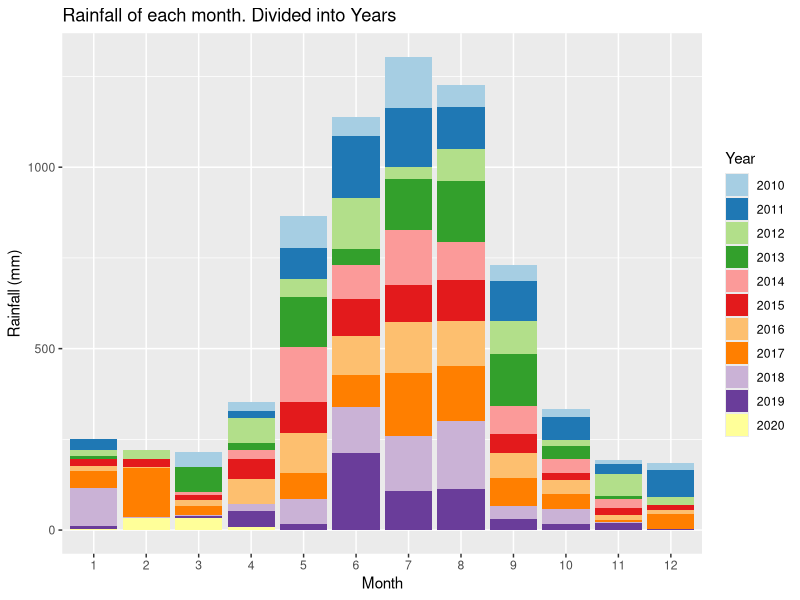
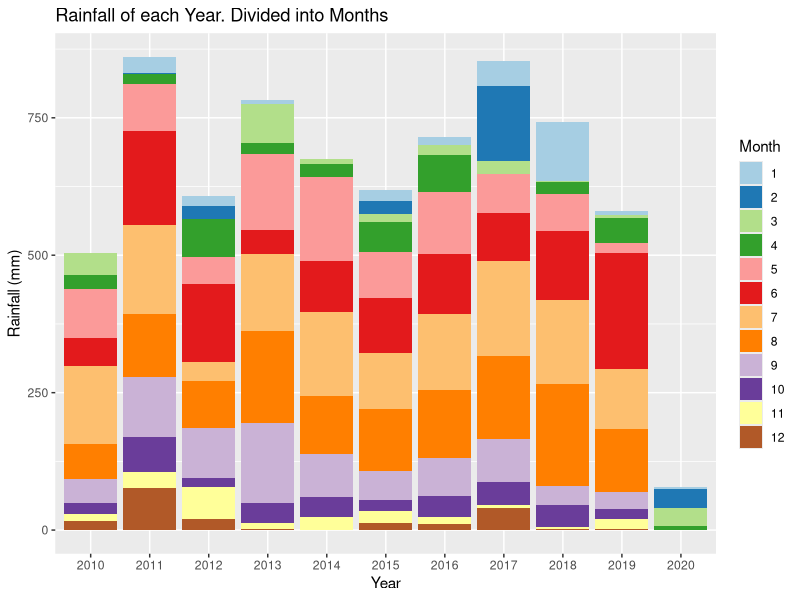
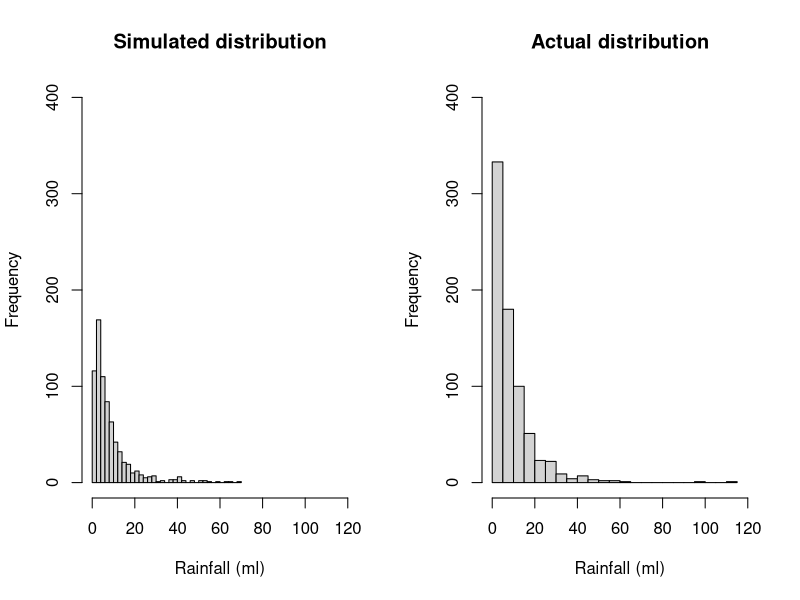
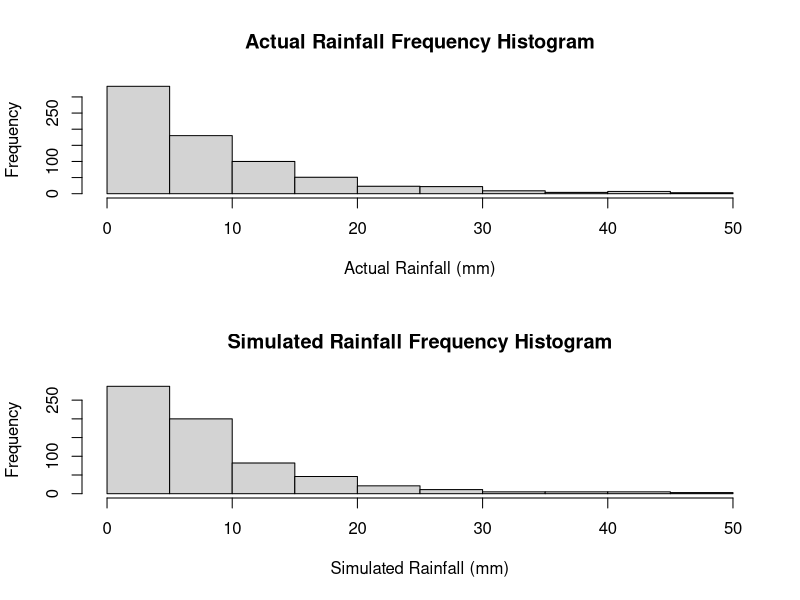
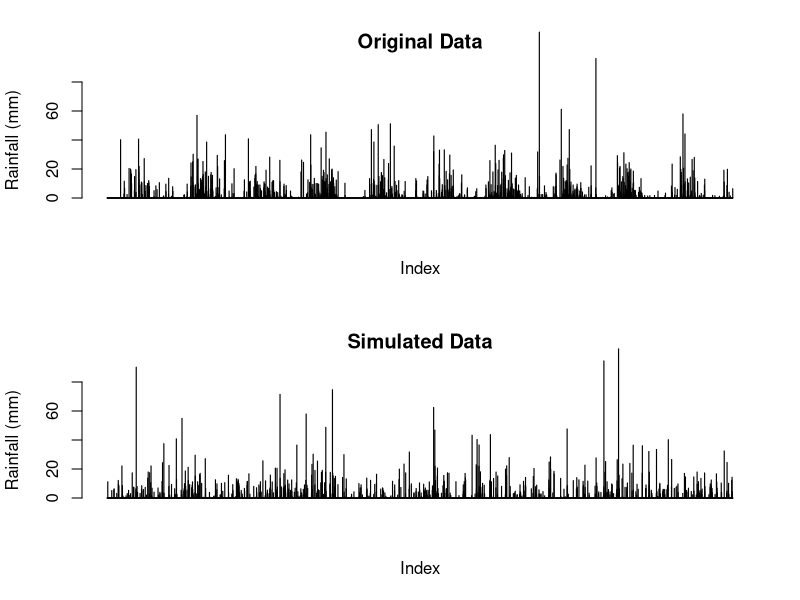
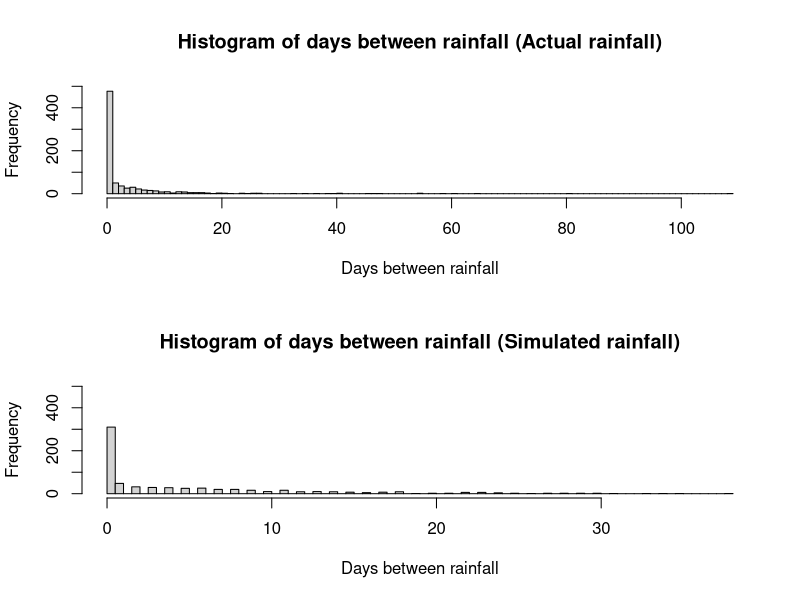
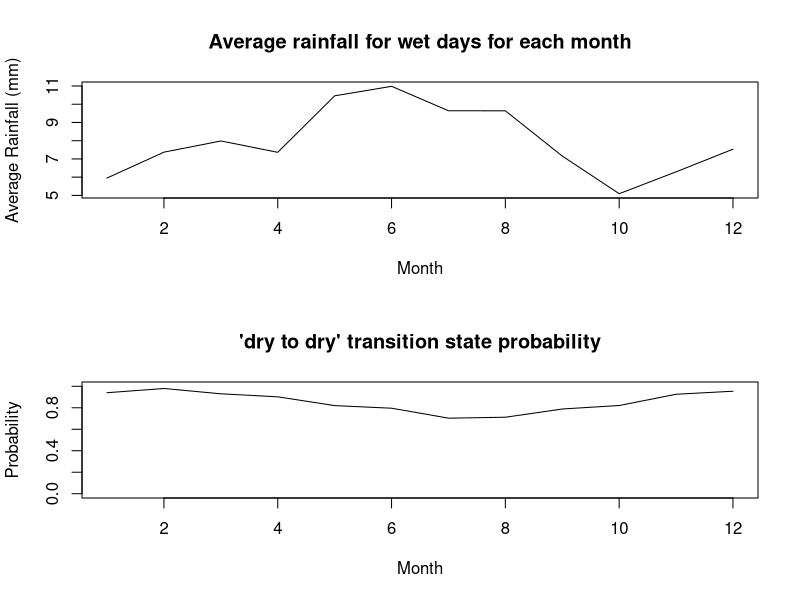
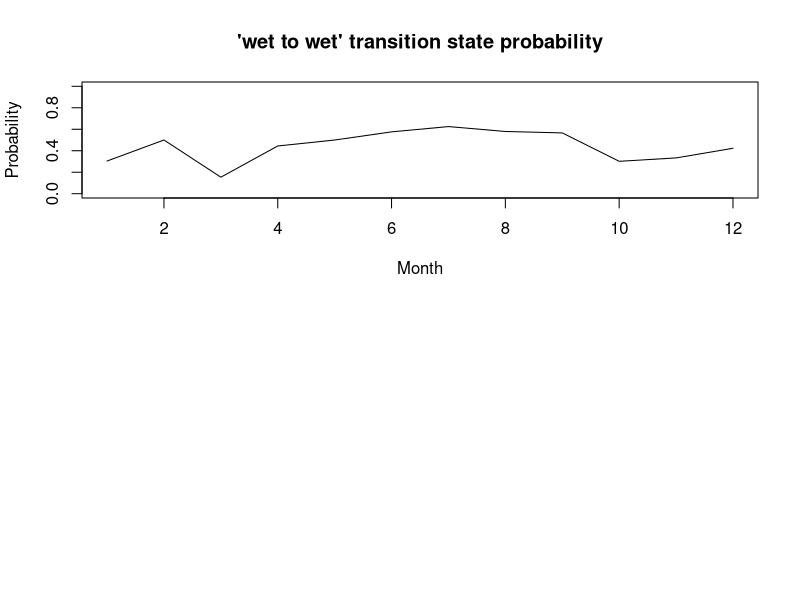

Recreate these plots in R, in order. (Note: this script raises an error after producing the figures.)
## ---- chunk 1
knitr::opts_chunk$set(echo = TRUE)
## ---- chunk 2
# Reading in the data from the csv file
data <-  read.csv("IDCJAC0009_009225_1800_Data.csv")
weather_data <- data
weather_data <- weather_data[which(is.na(weather_data$Rainfall.amount..millimetres.) == FALSE),] # excluding rows with no rainfall record made 
## ---- chunk 3
weather_data$date <- do.call(paste, c(weather_data[c("Day", "Month", "Year")], sep = "-")) # creating a column that contains the date for easy indentification
## ---- chunk 4
# function to categorise day as either 'wet' or 'dry' for the Markov Chain functions
state <- function(x){
  stateList <- c()
  for(ii in 1:length(x)){
    if(x[ii] < 1){
      stateList <- c(stateList, "dry")
    }
    if(x[ii] >= 1){
      stateList <- c(stateList, "wet")
    }
  }
  return(stateList)
}
weather_data$state <- state(weather_data$Rainfall.amount..millimetres.)
## ---- chunk 5
head(weather_data[,c('Rainfall.amount..millimetres.','state')], 10)
## ---- chunk 6
# function establishing Markov Chain transition state. Establishing the relationship between the rainfall of a given day and the day before it.
transitionState <- function(x){
  transitionStateList <- c('') #can't find transition state of first observation
  for(i in 2:length(x)){
    if(x[i] == "dry"){
      if (x[i-1] == "dry"){
        transitionStateList <- c(transitionStateList, "DryToDry")
      }
      else {
        transitionStateList <- c(transitionStateList, "WetToDry")
      }
    }
    if(x[i] == "wet"){
      if (x[i-1] == "dry"){
        transitionStateList <- c(transitionStateList, "DryToWet")
      }
      else {
        transitionStateList <- c(transitionStateList, "WetToWet")
      }
    }
  }
  return(transitionStateList)
}
weather_data$transitionState <- transitionState(weather_data$state)
## ---- chunk 7
head(weather_data[,c('Rainfall.amount..millimetres.','state', 'transitionState')], 10)
## ---- chunk 8
train_data <- subset(weather_data, Year >= 2010) # only look at the most recent, relevant data.
library(ggplot2)
library(RColorBrewer)

# explorative plots investigating the distribution of rainfall across months and years

# Plotting the rainfall data (grouped by years and months)
# Distribution of rainfall by month (segmented by year)
ggplot(train_data, aes(x = factor(Month), y = Rainfall.amount..millimetres., fill = factor(Year))) + 
  geom_bar(stat = "identity") + 
  scale_fill_brewer(palette = "Paired") + 
  xlab("Month")+
  ylab("Rainfall (mm)")+
  labs(fill = "Year")+
  ggtitle("Rainfall of each month. Divided into Years")
# There does appear to be a rough distribution of rainfall by month. Most years May, June, July, August, and September (month 5-9) have the most rain. There are outliers

ggplot(train_data, aes(x = factor(Year), y = Rainfall.amount..millimetres., fill = factor(Month))) + 
  geom_bar(stat = "identity") + 
  scale_fill_brewer(palette = "Paired") + 
  xlab("Year")+
  ylab("Rainfall (mm)")+
  labs(fill = "Month")+
  ggtitle("Rainfall of each Year. Divided into Months")
# There does not appear to be any obvious pattern in the rainfall across the 10 years (note. 2020 only contains 4 months of data, hence the low rainfall). The average looks to be around 650-700 mm. 
## ---- chunk 9
table(train_data$Month, train_data$Year) # only four months of data in 2020
## ---- chunk 10
#Calculating transition state probabilities, in general (no respect to month or season)
weatherTable <- table(train_data$transitionState)
weatherTable

probWetToWet = weatherTable['WetToWet'] / (weatherTable['WetToWet'] + weatherTable['WetToDry'])
probWetToWet

probDryToDry = weatherTable['DryToDry'] / (weatherTable['DryToDry'] + weatherTable['DryToWet'])
probDryToDry
## ---- chunk 11
#Basic generator (No seasonal variation)

#calculated above
generateRainfallBasic <- function(genLength){
  currentState = "dry" # Years start with very little rain, so more likely to start dry
  rainAmountList <- c()
  for (i3 in 1:genLength){
    if (currentState == "dry"){
      if (runif(1) < probDryToDry){
        currentState = "dry"
      }
      else{
        currentState = "wet"
      }
    }
    else if (currentState == "wet"){
      if (runif(1) < probWetToWet){
        currentState = "wet"
      }
      else{
        currentState = "dry"
      }
    }
    #generating amount of rainfall if state is wet, else 0
    if (currentState == "wet"){
      rainAmount <- 5.66*exp(rnorm(1))
      rainAmountList <- c(rainAmountList, rainAmount)
    }
    else{
      rainAmountList <- c(rainAmountList, 0)
    }
  }
  return(rainAmountList)
}
## ---- chunk 12
#comparing log-normal against actual data, veeerryyyy close fit, will use log-normal for rainfall sim
par(mfrow=c(1,2))
p1 <- 5.66*exp(rnorm(732))
hist(p1, breaks = 30, xlim = c(0,120), ylim = c(0,400), main = "Simulated distribution", xlab = "Rainfall (ml)")

p2 <- train_data$Rainfall.amount..millimetres.[train_data$Rainfall.amount..millimetres.>1]
hist(p2, breaks = 30, xlim = c(0,120), ylim = c(0,400), main = "Actual distribution", xlab = "Rainfall (ml)")

mean(p1)
mean(p2)
## ---- chunk 13
#Basic generator tests
testRainfall = generateRainfallBasic(3761)

par(mfrow=c(2,1))
hist(train_data$Rainfall.amount..millimetres.[train_data$Rainfall.amount..millimetres.>1 & train_data$Rainfall.amount..millimetres.<50], xlab = "Actual Rainfall (mm)", main = "Actual Rainfall Frequency Histogram")
hist(testRainfall[testRainfall > 1 & testRainfall <50], xlab = "Simulated Rainfall (mm)", main = "Simulated Rainfall Frequency Histogram")

par(mfrow=c(2,1))
barplot(train_data$Rainfall.amount..millimetres., ylim = c(0,80), main = "Original Data", ylab = "Rainfall (mm)", xlab = "Index")
barplot(testRainfall, ylim = c(0,80), main = "Simulated Data", ylab = "Rainfall (mm)", xlab = "Index")
## ---- chunk 14
daysBetweenRain <- function(input){
  returnList <- c()
  currentLength <- 0
  for (i in input){
    if (i<1){
      currentLength <- currentLength + 1
    }
    else{
      returnList <- c(returnList, currentLength)
      currentLength <- 0
    }
  }
  return(returnList)
  }
## ---- chunk 15
hist(daysBetweenRain(train_data$Rainfall.amount..millimetres.)[train_data$Rainfall.amount..millimetres.>-1], main = "Histogram of days between rainfall (Actual rainfall)", breaks = 100, xlab = "Days between rainfall", ylim = c(0,500))
hist(daysBetweenRain(testRainfall)[daysBetweenRain(testRainfall)>-1], main = "Histogram of days between rainfall (Simulated rainfall)", breaks = 100, xlab = "Days between rainfall", ylim = c(0,500))
## ---- chunk 16
#Calculates the transition probabilities for each month
probTransStatesMonth <- function(input_data){
  transitonStatesMonthsFrame <- data.frame(list(rep(0, 12), list(rep(0, 12), list(rep(0,    12), list(rep(0, 12)))))) #Initialises 12x4 frame filled with zeroes (4 columns for each transition state, 12 rows for each month)
  names(transitonStatesMonthsFrame) <- c('DryToDry', 'DryToWet', 'WetToDry', 'WetToWet')

  #Makes the dataframe with the count of each transition state with each month
  for (i4 in 1:dim(input_data)[1]){
    tempTransitionState <- input_data[i4, 'transitionState']
    tempMonth <- input_data[i4, 'Month'] 
    transitonStatesMonthsFrame[tempMonth, tempTransitionState] <- transitonStatesMonthsFrame[tempMonth, tempTransitionState]+1 # increase count of tempTransitionState for month tempMonth by 1
  }

  #Calculates the transition state probabilities for each month in the data frame
  probTransitonStatesMonthsFrame <- transitonStatesMonthsFrame
  for (i in 1:dim(transitonStatesMonthsFrame)[1]){
  
    probTransitonStatesMonthsFrame[i, 'DryToDry'] <- transitonStatesMonthsFrame[i, 'DryToDry'] / (transitonStatesMonthsFrame[i, 'DryToDry'] + transitonStatesMonthsFrame[i, 'DryToWet'])
  
    probTransitonStatesMonthsFrame[i, 'DryToWet'] <- transitonStatesMonthsFrame[i, 'DryToWet'] / (transitonStatesMonthsFrame[i, 'DryToDry'] + transitonStatesMonthsFrame[i, 'DryToWet'])
    
    probTransitonStatesMonthsFrame[i, 'WetToDry'] <- transitonStatesMonthsFrame[i, 'WetToDry'] / (transitonStatesMonthsFrame[i, 'WetToDry'] + transitonStatesMonthsFrame[i, 'WetToWet'])
    probTransitonStatesMonthsFrame[i, 'WetToWet'] <- transitonStatesMonthsFrame[i, 'WetToWet'] / (transitonStatesMonthsFrame[i, 'WetToDry'] + transitonStatesMonthsFrame[i, 'WetToWet'])
    # this data frame 'probTransitionStatesMonthsFrame' will be called directly in the generator, so must be called as such when exported
  }
  return(probTransitonStatesMonthsFrame)
}
## ---- chunk 17
probTransitonStatesMonthsFrame <- probTransStatesMonth(train_data)
head(probTransitonStatesMonthsFrame, 10)
## ---- chunk 18
#testing average rainfall when its rains in each month, and for wettowet vs drytowet transitions.
test_w2w <- train_data$Rainfall.amount..millimetres.[train_data$transitionState == "WetToWet"]
test_d2w <- train_data$Rainfall.amount..millimetres.[train_data$transitionState == "DryToWet"]
mean(test_w2w)
mean(test_d2w)
wilcox.test(test_d2w, test_w2w)
#since resulting wilcox test p-value is 0.85, we conclude that theres no difference in rainfall depending on the transition state, and do not need to include it in our model.

test_rainfallPerMonth <- train_data[train_data$state == "wet",c(4,6)]
kruskal.test(Rainfall.amount..millimetres. ~ Month, data = test_rainfallPerMonth)
#p-val = 0.00016, therefore difference between average rainfall for each month

## ---- chunk 19
#calculating the mean rainfall when it rains for each month, to change how much it rains according to the generator later on. Limited to less than 60 mls as the dataset is not large enough for large rainfall amounts (such as 114ml in feburary) to not throw the mean off.
rainMonthData <- c()
for (i in 1:12){
  temp<- train_data$Rainfall.amount..millimetres.[train_data$state == "wet" & train_data$Month == i & train_data$Rainfall.amount..millimetres. < 60]
  rainMonthData <- c(rainMonthData, list(temp))
  rm(temp)
}

rainfallAvgMonth <- sapply(rainMonthData, mean)

## ---- chunk 20
plot(c(1:12), rainfallAvgMonth, type = "l", xlab = "Month", ylab = "Average Rainfall (mm)", main = "Average rainfall for wet days for each month")
## ---- chunk 21
#How the transition state probabilities vary for each month
plot(probTransitonStatesMonthsFrame$DryToDry, ylim = c(0,1), xlab = "Month", main = "'dry to dry' transition state probability", type = 'l', ylab = "Probability")
plot(probTransitonStatesMonthsFrame$WetToWet, ylim = c(0,1), xlab = "Month", main = "'wet to wet' transition state probability", type = 'l', ylab = "Probability")
## ---- chunk 22
#Weather generator accounting  for seasonal variation of transition states or something i hope
#This is just a regular version of basic generator it's mostly the same in fact if i forget to even do this it is the same

generateRainfallSeasonal <- function(input){
  # input must be weather_data or a subset of weather_data
  currentState = "dry" #can make this into a random choice later
  rainAmountList <- c()
  for (i5 in 1:dim(input)[1]){
    if (currentState == "dry"){
      if (runif(1) < probTransitonStatesMonthsFrame[input[i5, 'Month'], 'DryToDry']){ #now inputs depending on the month of input
        currentState = "dry"
      }
      else{
        currentState = "wet"
      }
    }
    else if (currentState == "wet"){
      if (runif(1) < probTransitonStatesMonthsFrame[input[i5, 'Month'], 'WetToWet']){
        currentState = "wet"
      }
      else{
        currentState = "dry"
      }
    }                                   
    #generating amount of rainfall if state is wet, else 0
    if (currentState == "wet"){
      #rainAmount <- 5.66*exp(rnorm(1)) #now log-normal dist, 5 used because is close to mean of weather_data's / the mean of what exp(rnorm(1)) is by default /// Old Version 
      rainAmount <- rainfallAvgMonth[input[i5, 'Month']]*exp(rnorm(1))/1.648 
      #average of exp(rnorm(1)) is ~1.648, so we divide by that so the average of each month will just be the actual average calculated from rainfallAvgMonth.
      rainAmountList <- c(rainAmountList, rainAmount)
    }
    else{
      rainAmountList <- c(rainAmountList, 0)
    }
  }
  return(rainAmountList)
}
## ---- chunk 23
#testing code for seasonal generator
inputSeasonalRainfall <- dplyr::select(train_data, 'Year', 'Month', 'Day') #using existing train data's dates to input to function, instead of putting in just how many to generate
testSeasonalRainfall = generateRainfallSeasonal(inputSeasonalRainfall)
## ---- chunk 24
plot_seasonal_data <- function(training_data_input,seasoned_data_rainfall){
  par(mfrow=c(2,1))
  barplot(training_data_input$Rainfall.amount..millimetres., ylim = c(0,80), main = "Original Data", ylab = "Rainfall (mm)", xlab = "Index")
  barplot(seasoned_data_rainfall, ylim = c(0,80), main = "Simulated Data - seasonal", ylab = "Rainfall (mm)", xlab = "Index")
}
plot_seasonal_data(train_data,testSeasonalRainfall)
## ---- chunk 25
hist(daysBetweenRain(train_data$Rainfall.amount..millimetres.)[train_data$Rainfall.amount..millimetres.>-1], main = "Histogram of days between rainfall (Actual rainfall)", breaks = 100, xlab = "Days between rainfall", ylim = c(0,500))
hist(daysBetweenRain(testSeasonalRainfall)[daysBetweenRain(testSeasonalRainfall)>-1], main = "Histogram of days between rainfall (Simulated rainfall)", breaks = 100, xlab = "Days between rainfall", ylim = c(0,500))
## ---- chunk 26
wilcox.test(daysBetweenRain(testSeasonalRainfall), daysBetweenRain(train_data$Rainfall.amount..millimetres.))
mean(daysBetweenRain(testSeasonalRainfall)); mean(daysBetweenRain(train_data$Rainfall.amount..millimetres.))
sd(daysBetweenRain(testSeasonalRainfall)); sd(daysBetweenRain(train_data$Rainfall.amount..millimetres.))
## ---- chunk 27
#comparing log-normal against actual data, veeerryyyy close fit, will use log-normal for rainfall sim
p1 <- 5.66*exp(rnorm(732))
p1 <- p1[p1>1]
hist(p1, breaks = 30, xlim = c(0,120), ylim = c(0,400), main = "Simulated distribution")

p2 <- train_data$Rainfall.amount..millimetres.[train_data$Rainfall.amount..millimetres.>1]
hist(p2, breaks = 30, xlim = c(0,120), ylim = c(0,400), main = "actual distribution")
## ---- chunk 28
set.seed(100345)
sampID <- sample.int(nrow(train_data), size = 0.8*nrow(train_data), replace = FALSE)
train_data <- train_data[sampID,] # 80% of data for training
test_data <- train_data[-sampID,] # 20% for testing
## ---- chunk 29
probTransitonStatesMonthsFrame <- probTransStatesMonth(train_data) # retraining seasonal generator probTransitionStatesMonthsFrame with new training data (now only 80% of the original train_data)
# calucating the new average rainfall for each month
rainMonthData <- c()
for (i in 1:12){
  temp<- train_data$Rainfall.amount..millimetres.[train_data$state == "wet" & train_data$Month == i & train_data$Rainfall.amount..millimetres. < 60]
  rainMonthData <- c(rainMonthData, list(temp))
  rm(temp)
}
rainfallAvgMonth <- sapply(rainMonthData, mean)
## ---- chunk 30
#generates a simulation with the same number of observations as test_data (20% of the total data)
testSeasonalRainfall20 = generateRainfallSeasonal(test_data) 
## ---- chunk 31
par(mfrow = c(2, 1))
barplot(testSeasonalRainfall20, ylab = "Rainfall (mm)", xlab = "index", main = "Simulated data")
barplot(test_data$Rainfall.amount..millimetres., ylab = "Rainfall (mm)", xlab  = "index", main = "Actual data")
## ---- chunk 32
# Wilcoxon signed rank test
WT <- wilcox.test(testSeasonalRainfall20, test_data$Rainfall.amount..millimetres., paired=T)
print("Wilcoxon rank sum p-value")
WT$p.value
# paired student t test
TT <- t.test(testSeasonalRainfall20, test_data$Rainfall.amount..millimetres., paired=T)
print("t-test p-value")
TT$p.value
## ---- chunk 33
train_data <- subset(weather_data, Year >= 2010)
train10_data <- subset(weather_data, Year >= 2009 & Year < 2019)
data_2019 <- subset(weather_data, Year == 2019)
## ---- chunk 34
probTransitonStatesMonthsFrame <- probTransStatesMonth(train10_data) # retraining seasonal generator probTransitionStatesMonthsFrame with train10_data
set.seed(10356)
monthList <- subset(weather_data, Year == 2019) # a year that isn't a leap year to get the month list, as generation algorithm only requires months
monthList <- monthList['Month']
testSeasonalRainfall10 <- generateRainfallSeasonal(monthList)
## ---- chunk 35
#compare generated year against 2019
par(mfrow = c(2,1))
barplot(testSeasonalRainfall10, xlab = "Index", ylab = "Rainfall (mm)", main = "Simulated Rainfall")
barplot(data_2019$Rainfall.amount..millimetres., xlab = "Index", ylab = "Rainfall (mm)", main = "2019 Rainfall")
## ---- chunk 36
# check other years for comparison
par(mfrow = c(3,2))
barplot(testSeasonalRainfall10, xlab = "Index", ylab = "Rainfall (mm)", main = "Simulated Rainfall")
year <- subset(weather_data, Year == 2015)
barplot(year$Rainfall.amount..millimetres., xlab = "Index", ylab = "Rainfall (mm)", main = "2015 Rainfall")
year <- subset(weather_data, Year == 2008)
barplot(year$Rainfall.amount..millimetres., xlab = "Index", ylab = "Rainfall (mm)", main = "2008 Rainfall")
year <- subset(weather_data, Year == 2015)
barplot(year$Rainfall.amount..millimetres., xlab = "Index", ylab = "Rainfall (mm)", main = "2017 Rainfall")
year <- subset(weather_data, Year == 2007)
barplot(year$Rainfall.amount..millimetres., xlab = "Index", ylab = "Rainfall (mm)", main = "2007 Rainfall")
year <- subset(weather_data, Year == 2013)
barplot(year$Rainfall.amount..millimetres., xlab = "Index", ylab = "Rainfall (mm)", main = "2013 Rainfall")
rm(year)
## ---- chunk 37
# Creates a graph of difference in rainfall for years, weeks, months, years to see if there are any potential patterns.
# Creates a list of the weekly rainfall
RainfallWeekly <- data.frame("Rainfall (mm)", "Week")
colnames(RainfallWeekly) <- c("Rainfall (mm)", "Week")
RainfallWeekly$`Rainfall (mm)` <- as.numeric(RainfallWeekly$`Rainfall (mm)`)
RainfallWeekly$Week <- as.numeric(RainfallWeekly$Week)
week = 1
weekRain = 0
for(ii in c(1: nrow(weather_data))){
  weekRain = weekRain + weather_data[ii, 6] # rainfall amount for that row
  
  if(ii%%7 == 0){ # every 7th row
    RainfallWeekly[(ii/7), 1] <- weekRain # 1 row of RainfallWeekly created every 7 rows (1 weeks) - inserting rainfall total for that week
    RainfallWeekly[(ii/7), 2] <- week
    week = week + 1
    weekRain = 0 # clear total rainfall to prepare for next week
  }
}
## ---- chunk 38
RainfallWeeklyDiff <- data.frame(c(1:(nrow(RainfallWeekly)-1)), c(1:(nrow(RainfallWeekly)-1))) # data frame with two columns, one less row than RainfallWeekly
colnames(RainfallWeeklyDiff) <- c("Rainfall diff (mm)", "Week")
RainfallWeeklyDiff$`Rainfall diff (mm)` <- diff(RainfallWeekly$`Rainfall (mm)`) # change in weeks
## ---- chunk 39
# plot first 700 weeks first against the difference in rainfall, and then the rainfall per week
par(mfrow = c(4,1))
plot(RainfallWeeklyDiff[c(1:350), 2], RainfallWeeklyDiff[c(1:350), 1], xlab = "week", ylab = "change in rainfall (mm)", cex = 2, type = "b", main = "Difference in rainfall (mm) by week")
plot(RainfallWeekly[c(1:350), 2], RainfallWeekly[c(1:350), 1], xlab = "week", ylab = "rainfall (mm)", type = "l", main = "Rainfall (mm) by week")
plot(RainfallWeeklyDiff[c(351:700), 2], RainfallWeeklyDiff[c(351:700), 1], xlab = "week", ylab = "change in rainfall (mm)", cex = 2, type = "b", main = "Difference in rainfall (mm) by week")
plot(RainfallWeekly[c(351:700), 2], RainfallWeekly[c(351:700), 1], xlab = "week", ylab = "rainfall (mm)", type = "l", main = "Rainfall (mm) by week")
## ---- chunk 40
# might remove this, already show first 700 weeks

# plot second 700 weeks first against the difference in rainfall, and then the rainfall per week
par(mfrow = c(4,1))
plot(RainfallWeeklyDiff[c(701:1050), 2], RainfallWeeklyDiff[c(701:1050), 1], xlab = "week", ylab = "change in rainfall (mm)", cex = 2, type = "b")
plot(RainfallWeekly[c(701:1050), 2], RainfallWeekly[c(701:1050), 1], xlab = "week", ylab = "rainfall (mm)", type = "l")
plot(RainfallWeeklyDiff[c(1051:1414), 2], RainfallWeeklyDiff[c(1051:1414), 1], xlab = "week", ylab = "change in rainfall (mm)", cex = 2, type = "b")
plot(RainfallWeekly[c(1051:1414), 2], RainfallWeekly[c(1051:1414), 1], xlab = "week", ylab = "rainfall (mm)", type = "l")
## ---- chunk 41
rainSort_2019 <- data_2019$Rainfall.amount..millimetres.
# qqplot before removing 'dry' days
par(mfrow=c(1,2))
qqnorm(rainSort_2019, pch = 1, frame = F, main = "Normal Q-Q Plot of Rainfall 2019 (including dry days)")
qqline(rainSort_2019, col = "red", lwd = 2)
rainSort_2019 <- rainSort_2019[which(rainSort_2019 != 0)]
# qqplot after removing 'dry' days
qqnorm(rainSort_2019, pch = 1, frame = F, main = "Normal Q-Q Plot of Rainfall 2019 (excluding dry days)")
qqline(rainSort_2019, col = "red", lwd = 2)

# data is not normally distributed
rm(rainSort_2019)
## ---- chunk 42
# Function that returns the sum of ranks of difference (w+ and w-) that are part of the Wilcoxon signed rank calculations
returnRanks <- function(simulated, actual){
  diffs <- (simulated - actual)
  diffs <- diffs[diffs != 0]
  posDifs <- which(diffs > 0)
  negDiffs <- which(diffs < 0)
  rank <- rank(abs(diffs))
  rankPosDiff <- sum(rank[posDifs])
  rankNegDiff <- sum(rank[negDiffs]) 
  return(c(rankPosDiff, rankNegDiff))
}

## ---- chunk 43
wilcox <- function(seed, year){
  set.seed(seed)
  rainYear <- subset(weather_data, Year == year) # a year that isn't a leap year to get the month list, as generation algorithm only requires months
  monthList <- rainYear['Month']
  simRainfall <- generateRainfallSeasonal(monthList)

  # test of testSeasonalRainfall10 against 2019 rainfall (testSeasonalRainfall10 was simulation of 2019 rainfall)
  print(wilcox.test(rainYear$Rainfall.amount..millimetres., simRainfall, paired = T, alternative = "t", conf.int = T, conf.level = 0.95))
  WP <- wilcox.test(rainYear$Rainfall.amount..millimetres., simRainfall, paired = T, alternative = "t", conf.int = T, conf.level = 0.95)
  cat("P-value is",WP$p.value,"\n")

  # manual calculation of Wilcoxon signed rank values 

  sumRanks <- returnRanks(simRainfall, rainYear$Rainfall.amount..millimetres.)
  cat(sumRanks[1], "is the sum of the ranks of the positive differences","\n")
  cat(sumRanks[2], "is the sum of the ranks of the negative differences","\n")

}
wilcox(404567, 2019)
## ---- chunk 44
wilcox(12345, 2019)
wilcox(347876, 2019)
wilcox(3456789, 2019)
## ---- chunk 45
# looking at the four total simulations created, there is generally no significant different between the simulated rainfall and the actual rainfall. 
# However looking at rankPosDiff and rankNegDiff calculated for each (the sum of the ranks of the positive and negative differences between the simulated and actual data respectively), the simulated rainfall was consistently larger than the actual data 
# The reason for this is likely because 2019 had a very small amount of rainfall compared to the rest of the years.
sum(train10_data$Rainfall.amount..millimetres.)/10 #/10 to get average of 10 years of rain data
sum(rain2019$Rainfall.amount..millimetres.)
## ---- chunk 46
rain2019 <- subset(weather_data, Year == 2019)
simRainfall2019 <- generateRainfallSeasonal(rain2019)
median(simRainfall2019)
median(rain2019$Rainfall.amount..millimetres.)

# given the number of dry days, it makes sense that the median's would be very similar in the Wilcoxon Signed Rank test
# To perform the Wilcoxon Signed Rank test we remove those dates from testSeasonalRainfall10
# 2019 is a non leap year so February will have 28 days
#October 5th and December 19th are missing, so we remove them

# Test of simRainfall2019 against 2019 rainfall (testSeasonalRainfall10 was simulation of 2019 rainfall)
wilcox.test(simRainfall2019, rain2019$Rainfall.amount..millimetres., paired = T, alternative = "t")

# Since the p-value is relatively high, it can be concluded that there is no significant diference between the simulated 2019 data and the actual 2019 data. 
# While the simulation may not be an accurate prediction of 2019 (as seen in the barplots), the simulation was also not logically flawed, as there is not a significant difference between the median of the simulation and the median of the actual.
#Furthermore, a qucik comparison of the medians in the Wilcoxon Signed Rank test shows that (as expected) they are also very similar.
cat("Median of actual and simulated rainfall respectively: ", median(rain2019$Rainfall.amount..millimetres.), median(simRainfall2019))
rm(simRainfall2019)
## ---- chunk 47
# looking at 2013 data (which had a larger than average amount of rain)
rain2013 <- subset(weather_data, Year == 2013)
monthList <- subset(weather_data, Year == 2013) # A year that isn't a leap year to get the month list, as generation algorithm only requires months
monthList <- monthList['Month']
simRainfall2013 <- generateRainfallSeasonal(monthList)
wilcox.test(simRainfall2013, rain2013$Rainfall.amount..millimetres., paired = T, conf.int = T, conf.level = 0.95)

par(mfrow = c(2,1))
barplot(simRainfall2013, xlab = "Index", ylab = "Rainfall (mm)", main = "Simulated Rainfall")
barplot(rain2013$Rainfall.amount..millimetres., xlab = "Index", ylab = "Rainfall (mm)", main = "2013 Rainfall")

diffs <- (simRainfall2013 - rain2013$Rainfall.amount..millimetres.)
diffs <- diffs[diffs != 0]
posDifs <- which(diffs > 0)
negDiffs <- which(diffs < 0)
rank <- rank(abs(diffs))
rankPosDiff <- sum(rank[posDifs])
rankNegDiff <- sum(rank[negDiffs]) 

rankPosDiff
rankNegDiff
mean(diffs)
## ---- chunk 48
# Reading in the data from the csv file for the Sydney Location
data2 <-  read.csv("IDCJAC0009_066062_1800_Data.csv")
weather_data2 <- data2
weather_data2 <- weather_data2[which(is.na(weather_data2$Rainfall.amount..millimetres.) == FALSE),] # excluding rows with no rainfall record made
weather_data$date2 <- do.call(paste, c(weather_data[c("Day", "Month", "Year")], sep = "-")) # creating a column that contains the date for easy indentification
train_data2 <- subset(weather_data2, Year >= 2010)
inputSeasonalRainfall2 <- dplyr::select(train_data2, 'Year', 'Month', 'Day')
testSeasonalRainfall2 = generateRainfallSeasonal(inputSeasonalRainfall2)
plot_seasonal_data(train_data2,testSeasonalRainfall2)
